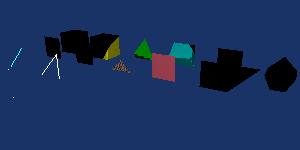

Python code for this plot:
#!/usr/bin/env python

# Demonstrate all VTK cell types with individual actors.

import vtkmodules.vtkInteractionStyle  # noqa: F401
import vtkmodules.vtkRenderingFreeType  # noqa: F401
import vtkmodules.vtkRenderingOpenGL2  # noqa: F401

import os

from vtkmodules.vtkCommonCore import (
    vtkFloatArray,
    vtkPoints,
)
from vtkmodules.vtkCommonDataModel import (
    vtkHexagonalPrism,
    vtkHexahedron,
    vtkLine,
    vtkPentagonalPrism,
    vtkPixel,
    vtkPolyLine,
    vtkPolyVertex,
    vtkPolygon,
    vtkPyramid,
    vtkQuad,
    vtkTetra,
    vtkTriangle,
    vtkTriangleStrip,
    vtkUnstructuredGrid,
    vtkVertex,
    vtkVoxel,
    vtkWedge,
)
from vtkmodules.vtkIOImage import vtkBMPReader
from vtkmodules.vtkRenderingCore import (
    vtkActor,
    vtkDataSetMapper,
    vtkLight,
    vtkProperty,
    vtkRenderWindow,
    vtkRenderWindowInteractor,
    vtkRenderer,
    vtkTexture,
)

# Voxel
voxel_points = vtkPoints()
voxel_points.SetNumberOfPoints(8)
voxel_points.InsertPoint(0, 0, 0, 0)
voxel_points.InsertPoint(1, 1, 0, 0)
voxel_points.InsertPoint(2, 0, 1, 0)
voxel_points.InsertPoint(3, 1, 1, 0)
voxel_points.InsertPoint(4, 0, 0, 1)
voxel_points.InsertPoint(5, 1, 0, 1)
voxel_points.InsertPoint(6, 0, 1, 1)
voxel_points.InsertPoint(7, 1, 1, 1)

a_voxel = vtkVoxel()
for i in range(8):
    a_voxel.GetPointIds().SetId(i, i)

a_voxel_grid = vtkUnstructuredGrid()
a_voxel_grid.Allocate(1, 1)
a_voxel_grid.InsertNextCell(a_voxel.GetCellType(), a_voxel.GetPointIds())
a_voxel_grid.SetPoints(voxel_points)

a_voxel_mapper = vtkDataSetMapper()
a_voxel_mapper.SetInputData(a_voxel_grid)

a_voxel_actor = vtkActor()
a_voxel_actor.SetMapper(a_voxel_mapper)
a_voxel_actor.GetProperty().BackfaceCullingOn()
a_voxel_actor.GetProperty().SetDiffuseColor(1, 0, 0)

# Hexahedron
hexahedron_points = vtkPoints()
hexahedron_points.SetNumberOfPoints(8)
hexahedron_points.InsertPoint(0, 0, 0, 0)
hexahedron_points.InsertPoint(1, 1, 0, 0)
hexahedron_points.InsertPoint(2, 1, 1, 0)
hexahedron_points.InsertPoint(3, 0, 1, 0)
hexahedron_points.InsertPoint(4, 0, 0, 1)
hexahedron_points.InsertPoint(5, 1, 0, 1)
hexahedron_points.InsertPoint(6, 1, 1, 1)
hexahedron_points.InsertPoint(7, 0, 1, 1)

a_hexahedron = vtkHexahedron()
for i in range(8):
    a_hexahedron.GetPointIds().SetId(i, i)

a_hexahedron_grid = vtkUnstructuredGrid()
a_hexahedron_grid.Allocate(1, 1)
a_hexahedron_grid.InsertNextCell(a_hexahedron.GetCellType(), a_hexahedron.GetPointIds())
a_hexahedron_grid.SetPoints(hexahedron_points)

a_hexahedron_mapper = vtkDataSetMapper()
a_hexahedron_mapper.SetInputData(a_hexahedron_grid)

a_hexahedron_actor = vtkActor()
a_hexahedron_actor.SetMapper(a_hexahedron_mapper)
a_hexahedron_actor.AddPosition(2, 0, 0)
a_hexahedron_actor.GetProperty().BackfaceCullingOn()
a_hexahedron_actor.GetProperty().SetDiffuseColor(1, 1, 0)

# Tetra
tetra_points = vtkPoints()
tetra_points.SetNumberOfPoints(4)
tetra_points.InsertPoint(0, 0, 0, 0)
tetra_points.InsertPoint(1, 1, 0, 0)
tetra_points.InsertPoint(2, 0.5, 1, 0)
tetra_points.InsertPoint(3, 0.5, 0.5, 1)

a_tetra = vtkTetra()
for i in range(4):
    a_tetra.GetPointIds().SetId(i, i)

a_tetra_grid = vtkUnstructuredGrid()
a_tetra_grid.Allocate(1, 1)
a_tetra_grid.InsertNextCell(a_tetra.GetCellType(), a_tetra.GetPointIds())
a_tetra_grid.SetPoints(tetra_points)

a_tetra_mapper = vtkDataSetMapper()
a_tetra_mapper.SetInputData(a_tetra_grid)

a_tetra_actor = vtkActor()
a_tetra_actor.SetMapper(a_tetra_mapper)
a_tetra_actor.AddPosition(4, 0, 0)
a_tetra_actor.GetProperty().BackfaceCullingOn()
a_tetra_actor.GetProperty().SetDiffuseColor(0, 1, 0)

# Wedge
wedge_points = vtkPoints()
wedge_points.SetNumberOfPoints(6)
wedge_points.InsertPoint(0, 0, 1, 0)
wedge_points.InsertPoint(1, 0, 0, 0)
wedge_points.InsertPoint(2, 0, 0.5, 0.5)
wedge_points.InsertPoint(3, 1, 1, 0)
wedge_points.InsertPoint(4, 1, 0, 0)
wedge_points.InsertPoint(5, 1, 0.5, 0.5)

a_wedge = vtkWedge()
for i in range(6):
    a_wedge.GetPointIds().SetId(i, i)

a_wedge_grid = vtkUnstructuredGrid()
a_wedge_grid.Allocate(1, 1)
a_wedge_grid.InsertNextCell(a_wedge.GetCellType(), a_wedge.GetPointIds())
a_wedge_grid.SetPoints(wedge_points)

a_wedge_mapper = vtkDataSetMapper()
a_wedge_mapper.SetInputData(a_wedge_grid)

a_wedge_actor = vtkActor()
a_wedge_actor.SetMapper(a_wedge_mapper)
a_wedge_actor.AddPosition(6, 0, 0)
a_wedge_actor.GetProperty().BackfaceCullingOn()
a_wedge_actor.GetProperty().SetDiffuseColor(0, 1, 1)

# Pyramid
pyramid_points = vtkPoints()
pyramid_points.SetNumberOfPoints(5)
pyramid_points.InsertPoint(0, 0, 0, 0)
pyramid_points.InsertPoint(1, 1, 0, 0)
pyramid_points.InsertPoint(2, 1, 1, 0)
pyramid_points.InsertPoint(3, 0, 1, 0)
pyramid_points.InsertPoint(4, 0.5, 0.5, 1)

a_pyramid = vtkPyramid()
for i in range(5):
    a_pyramid.GetPointIds().SetId(i, i)

a_pyramid_grid = vtkUnstructuredGrid()
a_pyramid_grid.Allocate(1, 1)
a_pyramid_grid.InsertNextCell(a_pyramid.GetCellType(), a_pyramid.GetPointIds())
a_pyramid_grid.SetPoints(pyramid_points)

a_pyramid_mapper = vtkDataSetMapper()
a_pyramid_mapper.SetInputData(a_pyramid_grid)

a_pyramid_actor = vtkActor()
a_pyramid_actor.SetMapper(a_pyramid_mapper)
a_pyramid_actor.AddPosition(8, 0, 0)
a_pyramid_actor.GetProperty().BackfaceCullingOn()
a_pyramid_actor.GetProperty().SetDiffuseColor(1, 0, 1)

# Pixel
pixel_points = vtkPoints()
pixel_points.SetNumberOfPoints(4)
pixel_points.InsertPoint(0, 0, 0, 0)
pixel_points.InsertPoint(1, 1, 0, 0)
pixel_points.InsertPoint(2, 0, 1, 0)
pixel_points.InsertPoint(3, 1, 1, 0)

a_pixel = vtkPixel()
for i in range(4):
    a_pixel.GetPointIds().SetId(i, i)

a_pixel_grid = vtkUnstructuredGrid()
a_pixel_grid.Allocate(1, 1)
a_pixel_grid.InsertNextCell(a_pixel.GetCellType(), a_pixel.GetPointIds())
a_pixel_grid.SetPoints(pixel_points)

a_pixel_mapper = vtkDataSetMapper()
a_pixel_mapper.SetInputData(a_pixel_grid)

a_pixel_actor = vtkActor()
a_pixel_actor.SetMapper(a_pixel_mapper)
a_pixel_actor.AddPosition(0, 0, 2)
a_pixel_actor.GetProperty().BackfaceCullingOn()
a_pixel_actor.GetProperty().SetDiffuseColor(0, 1, 1)

# Quad
quad_points = vtkPoints()
quad_points.SetNumberOfPoints(4)
quad_points.InsertPoint(0, 0, 0, 0)
quad_points.InsertPoint(1, 1, 0, 0)
quad_points.InsertPoint(2, 1, 1, 0)
quad_points.InsertPoint(3, 0, 1, 0)

a_quad = vtkQuad()
for i in range(4):
    a_quad.GetPointIds().SetId(i, i)

a_quad_grid = vtkUnstructuredGrid()
a_quad_grid.Allocate(1, 1)
a_quad_grid.InsertNextCell(a_quad.GetCellType(), a_quad.GetPointIds())
a_quad_grid.SetPoints(quad_points)

a_quad_mapper = vtkDataSetMapper()
a_quad_mapper.SetInputData(a_quad_grid)

a_quad_actor = vtkActor()
a_quad_actor.SetMapper(a_quad_mapper)
a_quad_actor.AddPosition(2, 0, 2)
a_quad_actor.GetProperty().BackfaceCullingOn()
a_quad_actor.GetProperty().SetDiffuseColor(1, 0, 1)

# Triangle
triangle_points = vtkPoints()
triangle_points.SetNumberOfPoints(3)
triangle_points.InsertPoint(0, 0, 0, 0)
triangle_points.InsertPoint(1, 1, 0, 0)
triangle_points.InsertPoint(2, 0.5, 0.5, 0)

triangle_tcoords = vtkFloatArray()
triangle_tcoords.SetNumberOfComponents(2)
triangle_tcoords.SetNumberOfTuples(3)
triangle_tcoords.InsertTuple2(0, 1, 1)
triangle_tcoords.InsertTuple2(1, 2, 2)
triangle_tcoords.InsertTuple2(2, 3, 3)

a_triangle = vtkTriangle()
for i in range(3):
    a_triangle.GetPointIds().SetId(i, i)

a_triangle_grid = vtkUnstructuredGrid()
a_triangle_grid.Allocate(1, 1)
a_triangle_grid.InsertNextCell(a_triangle.GetCellType(), a_triangle.GetPointIds())
a_triangle_grid.SetPoints(triangle_points)
a_triangle_grid.GetPointData().SetTCoords(triangle_tcoords)

a_triangle_mapper = vtkDataSetMapper()
a_triangle_mapper.SetInputData(a_triangle_grid)

a_triangle_actor = vtkActor()
a_triangle_actor.SetMapper(a_triangle_mapper)
a_triangle_actor.AddPosition(4, 0, 2)
a_triangle_actor.GetProperty().BackfaceCullingOn()
a_triangle_actor.GetProperty().SetDiffuseColor(0.3, 1, 0.5)

# Polygon
polygon_points = vtkPoints()
polygon_points.SetNumberOfPoints(4)
polygon_points.InsertPoint(0, 0, 0, 0)
polygon_points.InsertPoint(1, 1, 0, 0)
polygon_points.InsertPoint(2, 1, 1, 0)
polygon_points.InsertPoint(3, 0, 1, 0)

a_polygon = vtkPolygon()
a_polygon.GetPointIds().SetNumberOfIds(4)
for i in range(4):
    a_polygon.GetPointIds().SetId(i, i)

a_polygon_grid = vtkUnstructuredGrid()
a_polygon_grid.Allocate(1, 1)
a_polygon_grid.InsertNextCell(a_polygon.GetCellType(), a_polygon.GetPointIds())
a_polygon_grid.SetPoints(polygon_points)

a_polygon_mapper = vtkDataSetMapper()
a_polygon_mapper.SetInputData(a_polygon_grid)

a_polygon_actor = vtkActor()
a_polygon_actor.SetMapper(a_polygon_mapper)
a_polygon_actor.AddPosition(6, 0, 2)
a_polygon_actor.GetProperty().BackfaceCullingOn()
a_polygon_actor.GetProperty().SetDiffuseColor(1, 0.4, 0.5)

# Triangle Strip
triangle_strip_points = vtkPoints()
triangle_strip_points.SetNumberOfPoints(5)
triangle_strip_points.InsertPoint(0, 0, 1, 0)
triangle_strip_points.InsertPoint(1, 0, 0, 0)
triangle_strip_points.InsertPoint(2, 1, 1, 0)
triangle_strip_points.InsertPoint(3, 1, 0, 0)
triangle_strip_points.InsertPoint(4, 2, 1, 0)

triangle_strip_tcoords = vtkFloatArray()
triangle_strip_tcoords.SetNumberOfComponents(2)
triangle_strip_tcoords.SetNumberOfTuples(5)
triangle_strip_tcoords.InsertTuple2(0, 1, 1)
triangle_strip_tcoords.InsertTuple2(1, 2, 2)
triangle_strip_tcoords.InsertTuple2(2, 3, 3)
triangle_strip_tcoords.InsertTuple2(3, 4, 4)
triangle_strip_tcoords.InsertTuple2(4, 5, 5)

a_triangle_strip = vtkTriangleStrip()
a_triangle_strip.GetPointIds().SetNumberOfIds(5)
for i in range(5):
    a_triangle_strip.GetPointIds().SetId(i, i)

a_triangle_strip_grid = vtkUnstructuredGrid()
a_triangle_strip_grid.Allocate(1, 1)
a_triangle_strip_grid.InsertNextCell(a_triangle_strip.GetCellType(), a_triangle_strip.GetPointIds())
a_triangle_strip_grid.SetPoints(triangle_strip_points)
a_triangle_strip_grid.GetPointData().SetTCoords(triangle_strip_tcoords)

a_triangle_strip_mapper = vtkDataSetMapper()
a_triangle_strip_mapper.SetInputData(a_triangle_strip_grid)

a_triangle_strip_actor = vtkActor()
a_triangle_strip_actor.SetMapper(a_triangle_strip_mapper)
a_triangle_strip_actor.AddPosition(8, 0, 2)
a_triangle_strip_actor.GetProperty().BackfaceCullingOn()
a_triangle_strip_actor.GetProperty().SetDiffuseColor(0.3, 0.7, 1)

# Line
line_points = vtkPoints()
line_points.SetNumberOfPoints(2)
line_points.InsertPoint(0, 0, 0, 0)
line_points.InsertPoint(1, 1, 1, 0)

a_line = vtkLine()
a_line.GetPointIds().SetId(0, 0)
a_line.GetPointIds().SetId(1, 1)

a_line_grid = vtkUnstructuredGrid()
a_line_grid.Allocate(1, 1)
a_line_grid.InsertNextCell(a_line.GetCellType(), a_line.GetPointIds())
a_line_grid.SetPoints(line_points)

a_line_mapper = vtkDataSetMapper()
a_line_mapper.SetInputData(a_line_grid)

a_line_actor = vtkActor()
a_line_actor.SetMapper(a_line_mapper)
a_line_actor.AddPosition(0, 0, 4)
a_line_actor.GetProperty().BackfaceCullingOn()
a_line_actor.GetProperty().SetDiffuseColor(0.2, 1, 1)

# Poly Line
poly_line_points = vtkPoints()
poly_line_points.SetNumberOfPoints(3)
poly_line_points.InsertPoint(0, 0, 0, 0)
poly_line_points.InsertPoint(1, 1, 1, 0)
poly_line_points.InsertPoint(2, 1, 0, 0)

a_poly_line = vtkPolyLine()
a_poly_line.GetPointIds().SetNumberOfIds(3)
for i in range(3):
    a_poly_line.GetPointIds().SetId(i, i)

a_poly_line_grid = vtkUnstructuredGrid()
a_poly_line_grid.Allocate(1, 1)
a_poly_line_grid.InsertNextCell(a_poly_line.GetCellType(), a_poly_line.GetPointIds())
a_poly_line_grid.SetPoints(poly_line_points)

a_poly_line_mapper = vtkDataSetMapper()
a_poly_line_mapper.SetInputData(a_poly_line_grid)

a_poly_line_actor = vtkActor()
a_poly_line_actor.SetMapper(a_poly_line_mapper)
a_poly_line_actor.AddPosition(2, 0, 4)
a_poly_line_actor.GetProperty().BackfaceCullingOn()
a_poly_line_actor.GetProperty().SetDiffuseColor(1, 1, 1)

# Vertex
vertex_points = vtkPoints()
vertex_points.SetNumberOfPoints(1)
vertex_points.InsertPoint(0, 0, 0, 0)

a_vertex = vtkVertex()
a_vertex.GetPointIds().SetId(0, 0)

a_vertex_grid = vtkUnstructuredGrid()
a_vertex_grid.Allocate(1, 1)
a_vertex_grid.InsertNextCell(a_vertex.GetCellType(), a_vertex.GetPointIds())
a_vertex_grid.SetPoints(vertex_points)

a_vertex_mapper = vtkDataSetMapper()
a_vertex_mapper.SetInputData(a_vertex_grid)

a_vertex_actor = vtkActor()
a_vertex_actor.SetMapper(a_vertex_mapper)
a_vertex_actor.AddPosition(0, 0, 6)
a_vertex_actor.GetProperty().BackfaceCullingOn()
a_vertex_actor.GetProperty().SetDiffuseColor(1, 1, 1)

# Poly Vertex
poly_vertex_points = vtkPoints()
poly_vertex_points.SetNumberOfPoints(3)
poly_vertex_points.InsertPoint(0, 0, 0, 0)
poly_vertex_points.InsertPoint(1, 1, 0, 0)
poly_vertex_points.InsertPoint(2, 1, 1, 0)

a_poly_vertex = vtkPolyVertex()
a_poly_vertex.GetPointIds().SetNumberOfIds(3)
for i in range(3):
    a_poly_vertex.GetPointIds().SetId(i, i)

a_poly_vertex_grid = vtkUnstructuredGrid()
a_poly_vertex_grid.Allocate(1, 1)
a_poly_vertex_grid.InsertNextCell(a_poly_vertex.GetCellType(), a_poly_vertex.GetPointIds())
a_poly_vertex_grid.SetPoints(poly_vertex_points)

a_poly_vertex_mapper = vtkDataSetMapper()
a_poly_vertex_mapper.SetInputData(a_poly_vertex_grid)

a_poly_vertex_actor = vtkActor()
a_poly_vertex_actor.SetMapper(a_poly_vertex_mapper)
a_poly_vertex_actor.AddPosition(2, 0, 6)
a_poly_vertex_actor.GetProperty().BackfaceCullingOn()
a_poly_vertex_actor.GetProperty().SetDiffuseColor(1, 1, 1)

# Pentagonal Prism
penta_points = vtkPoints()
penta_points.SetNumberOfPoints(10)
penta_points.InsertPoint(0, 0.25, 0.0, 0.0)
penta_points.InsertPoint(1, 0.75, 0.0, 0.0)
penta_points.InsertPoint(2, 1.0, 0.5, 0.0)
penta_points.InsertPoint(3, 0.5, 1.0, 0.0)
penta_points.InsertPoint(4, 0.0, 0.5, 0.0)
penta_points.InsertPoint(5, 0.25, 0.0, 1.0)
penta_points.InsertPoint(6, 0.75, 0.0, 1.0)
penta_points.InsertPoint(7, 1.0, 0.5, 1.0)
penta_points.InsertPoint(8, 0.5, 1.0, 1.0)
penta_points.InsertPoint(9, 0.0, 0.5, 1.0)

a_penta = vtkPentagonalPrism()
for i in range(10):
    a_penta.GetPointIds().SetId(i, i)

a_penta_grid = vtkUnstructuredGrid()
a_penta_grid.Allocate(1, 1)
a_penta_grid.InsertNextCell(a_penta.GetCellType(), a_penta.GetPointIds())
a_penta_grid.SetPoints(penta_points)

a_penta_mapper = vtkDataSetMapper()
a_penta_mapper.SetInputData(a_penta_grid)

a_penta_actor = vtkActor()
a_penta_actor.SetMapper(a_penta_mapper)
a_penta_actor.AddPosition(10, 0, 0)
a_penta_actor.GetProperty().BackfaceCullingOn()
a_penta_actor.GetProperty().SetDiffuseColor(0.2, 0.4, 0.7)

# Hexagonal Prism
hexa_points = vtkPoints()
hexa_points.SetNumberOfPoints(12)
hexa_points.InsertPoint(0, 0.0, 0.0, 0.0)
hexa_points.InsertPoint(1, 0.5, 0.0, 0.0)
hexa_points.InsertPoint(2, 1.0, 0.5, 0.0)
hexa_points.InsertPoint(3, 1.0, 1.0, 0.0)
hexa_points.InsertPoint(4, 0.5, 1.0, 0.0)
hexa_points.InsertPoint(5, 0.0, 0.5, 0.0)
hexa_points.InsertPoint(6, 0.0, 0.0, 1.0)
hexa_points.InsertPoint(7, 0.5, 0.0, 1.0)
hexa_points.InsertPoint(8, 1.0, 0.5, 1.0)
hexa_points.InsertPoint(9, 1.0, 1.0, 1.0)
hexa_points.InsertPoint(10, 0.5, 1.0, 1.0)
hexa_points.InsertPoint(11, 0.0, 0.5, 1.0)

a_hexa = vtkHexagonalPrism()
for i in range(12):
    a_hexa.GetPointIds().SetId(i, i)

a_hexa_grid = vtkUnstructuredGrid()
a_hexa_grid.Allocate(1, 1)
a_hexa_grid.InsertNextCell(a_hexa.GetCellType(), a_hexa.GetPointIds())
a_hexa_grid.SetPoints(hexa_points)

a_hexa_mapper = vtkDataSetMapper()
a_hexa_mapper.SetInputData(a_hexa_grid)

a_hexa_actor = vtkActor()
a_hexa_actor.SetMapper(a_hexa_mapper)
a_hexa_actor.AddPosition(12, 0, 0)
a_hexa_actor.GetProperty().BackfaceCullingOn()
a_hexa_actor.GetProperty().SetDiffuseColor(0.7, 0.5, 1)

# Properties for triangle and triangle strip
triangle_property = vtkProperty()
triangle_strip_property = vtkProperty()
a_triangle_actor.SetProperty(triangle_property)
a_triangle_strip_actor.SetProperty(triangle_strip_property)

# Texture for triangle
data_dir = os.environ.get("VPE_DATA_DIR", os.path.dirname(os.path.abspath(__file__)))
texture = vtkTexture()
pnm_reader = vtkBMPReader()
pnm_reader.SetFileName(os.path.join(data_dir, "masonry.bmp"))
texture.SetInputConnection(pnm_reader.GetOutputPort())
texture.InterpolateOff()
a_triangle_actor.SetTexture(texture)

# Renderer
renderer = vtkRenderer()
renderer.GetCullers().RemoveAllItems()
renderer.SetBackground(0.1, 0.2, 0.4)
renderer.AddActor(a_voxel_actor)
renderer.AddActor(a_hexahedron_actor)
renderer.AddActor(a_tetra_actor)
renderer.AddActor(a_wedge_actor)
renderer.AddActor(a_pyramid_actor)
renderer.AddActor(a_pixel_actor)
renderer.AddActor(a_quad_actor)
renderer.AddActor(a_triangle_actor)
renderer.AddActor(a_polygon_actor)
renderer.AddActor(a_triangle_strip_actor)
renderer.AddActor(a_line_actor)
renderer.AddActor(a_poly_line_actor)
renderer.AddActor(a_vertex_actor)
renderer.AddActor(a_poly_vertex_actor)
renderer.AddActor(a_penta_actor)
renderer.AddActor(a_hexa_actor)

render_window = vtkRenderWindow()
render_window.AddRenderer(renderer)
render_window.SetWindowName("cells")
render_window.SetMultiSamples(0)
render_window.SetSize(300, 150)

interactor = vtkRenderWindowInteractor()
interactor.SetRenderWindow(render_window)

# Scene
light = vtkLight()
light.PositionalOn()
light.SetConeAngle(10.0)
light.SetIntensity(0.7)
renderer.AddLight(light)

renderer.ResetCamera()
renderer.GetActiveCamera().Azimuth(30)
renderer.GetActiveCamera().Elevation(20)
renderer.GetActiveCamera().Dolly(2.8)
renderer.ResetCameraClippingRange()

light.SetFocalPoint(renderer.GetActiveCamera().GetFocalPoint())
light.SetPosition(renderer.GetActiveCamera().GetPosition())

interactor.Initialize()
interactor.Start()
